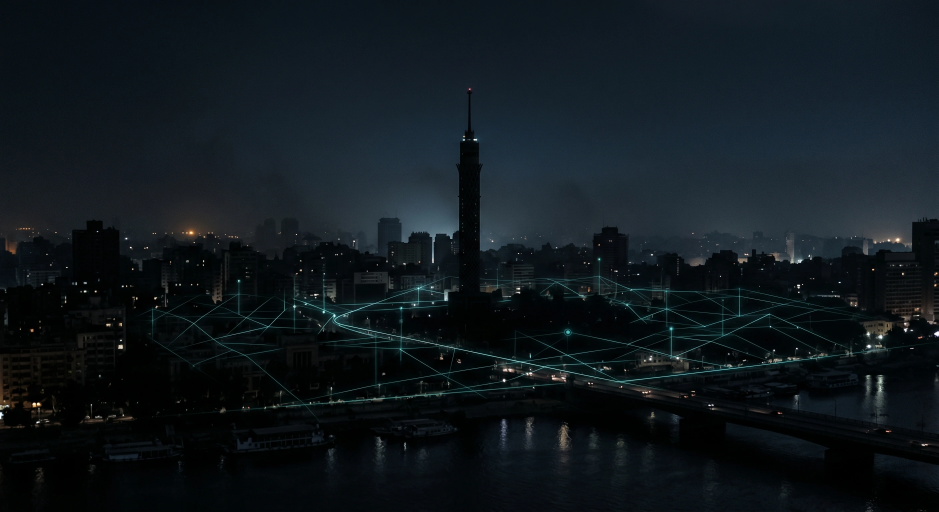
#> input picture frontend/assets/images/Splash_Bg.webp, 2816 x 1536 px (shown at 1/3 size)
$ python -i ai_detection.py   (imports and definitions only)
#> lines starting #> are read from the running program, lines starting #| are printed output that depends on the picture
"""
AI-Generated Media Detection Gate
-----------------------------------
Runs BEFORE the YOLO models. If the uploaded image/video scores above the
calibrated threshold, the prediction pipeline is aborted and a 422 is returned
to the client.

Detection method: FFT mean high-frequency energy.
  - AI generators (diffusion models, GANs) inject excess energy into the
    high-frequency region of the image spectrum during upsampling.
  - Real photographs do not exhibit this pattern.

Calibrated thresholds (from test data):
  Real images : HF energy 125–161  →  score 38–49  →  PASS
  AI images   : HF energy 168–176  →  score 51–53  →  BLOCK
  Gap at ~165 is the detection boundary.

Public API:
    check_media(file_path: str, media_type: str) -> dict
        Returns: {"is_ai": bool, "score": int, "hf_energy": float}
"""

import warnings
# [1 line not run here, left out]

from pathlib import Path
import numpy as np
import cv2

# ── Calibration constants ─────────────────────────────────────────────────────
FFT_ENERGY_THRESHOLD = 165.0   # HF energy boundary between real and AI
AI_SCORE_THRESHOLD   = 50      # 0–100 score; >= this means AI-generated
VIDEO_SAMPLE_FRAMES  = 6       # Number of frames to sample from a video


# ── Core FFT check ────────────────────────────────────────────────────────────

def _fft_score_from_image(img_gray: np.ndarray) -> tuple[int, float]:
    """
    Compute FFT mean high-frequency energy score for a single grayscale frame.

    Steps:
      1. Resize to 512×512 for consistent measurement.
      2. Compute 2D FFT, shift DC to center.
      3. Convert magnitude to dB.
      4. Zero out the center 60×60 block (low-frequency natural content).
      5. Compute mean of remaining high-frequency energy.
      6. Map to 0–100 score: min(100, int(mean_hf / 165 * 50))

    Returns (score: int, mean_hf: float)
    """
    img = cv2.resize(img_gray, (512, 512))
    f      = np.fft.fft2(img.astype(np.float32))
    fshift = np.fft.fftshift(f)
    h, w   = img.shape
    cy, cx = h // 2, w // 2

    mag = 20 * np.log(np.abs(fshift) + 1e-8)
    mag[cy - 30:cy + 30, cx - 30:cx + 30] = 0   # mask DC center

    mean_hf = float(np.mean(mag))
    score   = min(100, int(mean_hf / FFT_ENERGY_THRESHOLD * 50))
    return score, mean_hf


# ── Public functions ──────────────────────────────────────────────────────────

def check_image(file_path: str) -> dict:
    """
    Run AI detection on a single image file.

    Args:
        file_path: Absolute path to the image (.jpg, .jpeg, .png, etc.)

    Returns:
        {
            "is_ai":     bool,   True if AI-generated
            "score":     int,    0–100 (>= 50 means AI)
            "hf_energy": float,  raw HF energy value
        }
    """
    img = cv2.imread(str(file_path), cv2.IMREAD_GRAYSCALE)
    if img is None:
        # Can't read the file — fail open (don't block a legitimate upload)
        return {"is_ai": False, "score": 0, "hf_energy": 0.0}

    score, hf_energy = _fft_score_from_image(img)
    return {
        "is_ai":     score >= AI_SCORE_THRESHOLD,
        "score":     score,
        "hf_energy": round(hf_energy, 2),
    }


def check_video(file_path: str) -> dict:
    """
    Run AI detection on a video file by sampling evenly-spaced frames.

    Samples VIDEO_SAMPLE_FRAMES frames across the full duration, runs FFT on
    each, then returns the average score. A video is flagged as AI-generated
    if the average frame score >= AI_SCORE_THRESHOLD.

    Args:
        file_path: Absolute path to the video (.mp4, .avi, .mov, etc.)

    Returns:
        {
            "is_ai":          bool,
            "score":          int,   average over sampled frames
            "hf_energy":      float, average HF energy over sampled frames
            "frames_analyzed": int
        }
    """
    cap = cv2.VideoCapture(str(file_path))
    if not cap.isOpened():
        return {"is_ai": False, "score": 0, "hf_energy": 0.0, "frames_analyzed": 0}

    total   = int(cap.get(cv2.CAP_PROP_FRAME_COUNT))
    indices = np.linspace(0, max(total - 1, 0), VIDEO_SAMPLE_FRAMES, dtype=int)

    scores     = []
    hf_energies = []

    for idx in indices:
        cap.set(cv2.CAP_PROP_POS_FRAMES, int(idx))
        ret, frame = cap.read()
        if not ret:
            continue
        gray = cv2.cvtColor(frame, cv2.COLOR_BGR2GRAY)
        s, e = _fft_score_from_image(gray)
        scores.append(s)
        hf_energies.append(e)
#> this loop made 6 passes
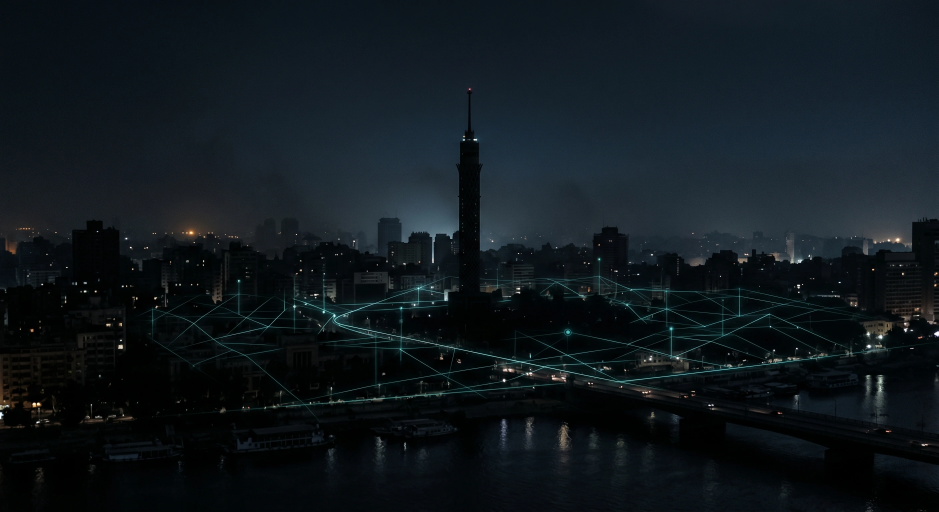
#> input picture frontend/assets/images/Splash_Bg.webp, 2816 x 1536 px (shown at 1/3 size)
#> pass 1, in _fft_score_from_image, `img = cv2.resize(img_gray, (512, 512))`:
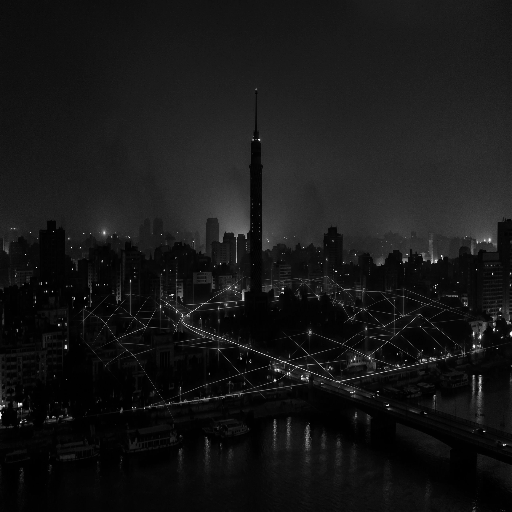
#> img: shape (512, 512); min 0, max 255, mean 22.4
#> pass 1, in _fft_score_from_image, `mag = 20 * np.log(np.abs(fshift) + 1e-8)`:
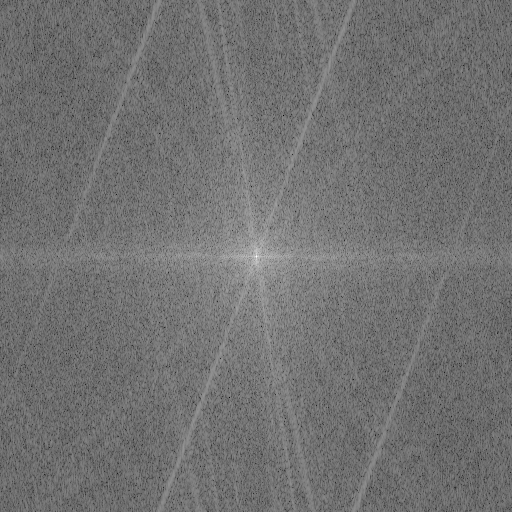
#> mag: shape (512, 512) float64; min 45.69, max 311.8, mean 164.6; drawn with min black and max white
#> frame is the input picture: shape (1536, 2816, 3); mean B, G, R 29.3, 24.2, 16.2
#> after the loop, hf_energies = [161.8, 161.8, 161.8, 161.8, 161.8, 161.8]; scores = [49, 49, 49, 49, 49, 49]

    cap.release()

    if not scores:
        return {"is_ai": False, "score": 0, "hf_energy": 0.0, "frames_analyzed": 0}

    avg_score  = int(np.mean(scores))
#> avg_score = 49
    avg_energy = round(float(np.mean(hf_energies)), 2)
#> avg_energy = 161.8

    return {
        "is_ai":           avg_score >= AI_SCORE_THRESHOLD,
        "score":           avg_score,
        "hf_energy":       avg_energy,
        "frames_analyzed": len(scores),
    }


def check_media(file_path: str, media_type: str) -> dict:
    """
    Dispatcher — call this from main.py.

    Args:
        file_path:  Absolute path to the uploaded file (already saved to disk).
        media_type: "IMAGE" or "VIDEO"

    Returns:
        Same shape as check_image / check_video.
    """
    if media_type == "VIDEO":
        return check_video(file_path)
    return check_image(file_path)

>>> result = check_video('../../../frontend/assets/images/Splash_Bg.webp')
#> result = {'is_ai': False, 'score': 49, 'hf_energy': 161.8, 'frames_analyzed': 6}
